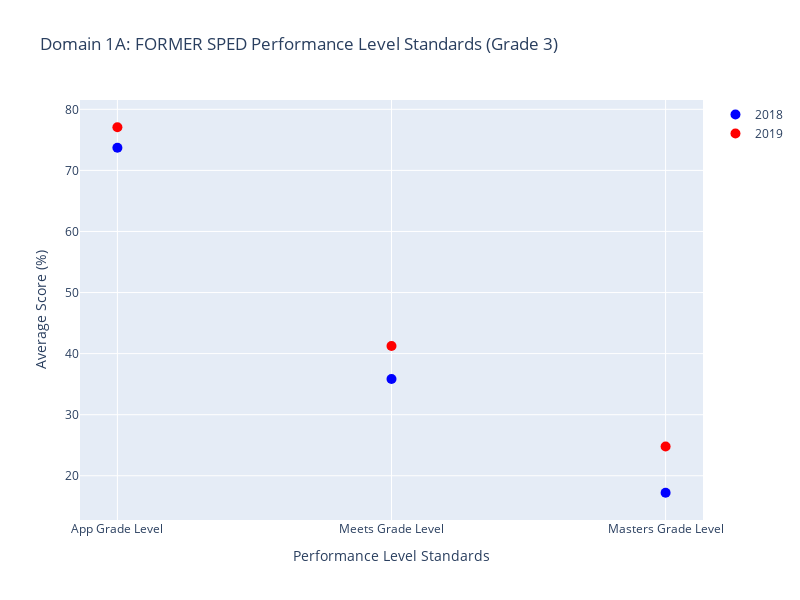

Notebook code for this chart:
### Code cell
import plotly.graph_objects as go

# Define the data
categories = ['App Grade Level', 'Meets Grade Level', 'Masters Grade Level']
averages_2018 = [average_value_appfsp18, average_value_mefsp18, average_value_mafsp18]
averages_2019 = [average_value_appfsp, average_value_mefsp, average_value_mafsp]

# Create traces for 2018 and 2019 data
trace_2018 = go.Scatter(x=categories, y=averages_2018, mode='markers', name='2018', marker=dict(color='blue', size=10))
trace_2019 = go.Scatter(x=categories, y=averages_2019, mode='markers', name='2019', marker=dict(color='red', size=10))

# Create layout
layout = go.Layout(
    title='Domain 1A: FORMER SPED Performance Level Standards (Grade 3)',
    xaxis=dict(title='Performance Level Standards'),
    yaxis=dict(title='Average Score (%)'),
    hovermode='closest',
    width=800,  # Set the width of the graph
    height=600  # Set the height of the graph
)

# Create figure
fig = go.Figure(data=[trace_2018, trace_2019], layout=layout)

# Show plot
fig.show()

### Figure 1 — Plotly figure (JSON) as saved in the notebook; plotly's stock layout.template omitted (floating-point values rounded to 4 significant figures)
{"data": [{"marker": {"color": "blue", "size": 10}, "mode": "markers", "name": "2018", "type": "scatter", "x": ["App Grade Level", "Meets Grade Level", "Masters Grade Level"], "y": [73.72, 35.85, 17.22]}, {"marker": {"color": "red", "size": 10}, "mode": "markers", "name": "2019", "type": "scatter", "x": ["App Grade Level", "Meets Grade Level", "Masters Grade Level"], "y": [77.06, 41.26, 24.8]}], "layout": {"height": 600, "hovermode": "closest", "title": {"text": "Domain 1A: FORMER SPED Performance Level Standards (Grade 3)"}, "width": 800, "xaxis": {"title": {"text": "Performance Level Standards"}}, "yaxis": {"title": {"text": "Average Score (%)"}}}}
